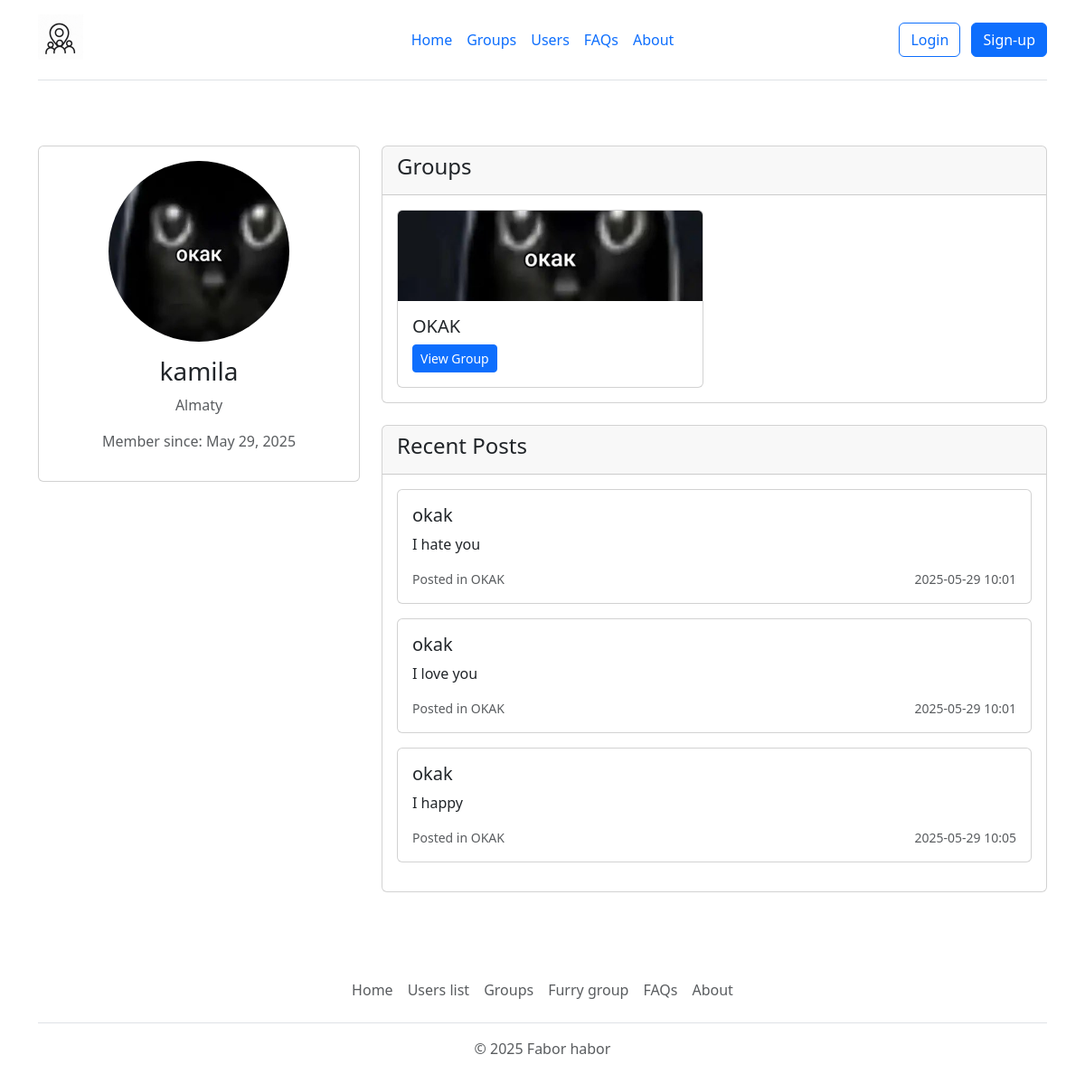
Page /user/1 on the committed database.
### app.py (models this page shows, shortened)
class User(db.Model):
    id = db.Column(db.Integer, primary_key=True)
    username = db.Column(db.String(20), unique=True, nullable=False)
    email = db.Column(db.String(256), unique=True, nullable=False)
    location = db.Column(db.String(20))
    image_profile = db.Column(db.String(20), nullable=False, default='default.jpg')
    password = db.Column(db.String(60), nullable=False)
    date_created = db.Column(db.DateTime, nullable=False, default=datetime.utcnow)
    posts = db.relationship('Post', backref='author', lazy=True)
    groups_admin = db.relationship('Group', backref='admin', lazy=True)

class Group(db.Model):
    id = db.Column(db.Integer, primary_key=True)
    name = db.Column(db.String(100), nullable=False)
    description = db.Column(db.Text)
    admin_id = db.Column(db.Integer, db.ForeignKey('user.id'), nullable=False)
    image = db.Column(db.String(20), nullable=False, default='default.jpg')
    date_created = db.Column(db.DateTime, nullable=False, default=datetime.utcnow)
    posts = db.relationship('Post', backref='group', lazy=True)
    members = db.relationship('User', secondary=group_members, backref=db.backref('groups', lazy='dynamic'))

class Post(db.Model):
    id = db.Column(db.Integer, primary_key=True)
    title = db.Column(db.String(100), nullable=False)
    date_posted = db.Column(db.DateTime, nullable=False, default=datetime.utcnow)
    content = db.Column(db.Text, nullable=False)
    user_id = db.Column(db.Integer, db.ForeignKey('user.id'), nullable=False)
    group_id = db.Column(db.Integer, db.ForeignKey('group.id'), nullable=False)
    image = db.Column(db.String(20), nullable=False, default='default.jpg')
    sentimental = db.Column(db.String(100), default="neutral")

### app.py (the view)
@app.route('/user/<int:user_id>')
def user_page(user_id):
    profile_user = User.query.get_or_404(user_id)
    return render_template('userpage.html', profile_user=profile_user)

### templates/userpage.html (shortened to what this page needs)
{% extends 'base.html' %}
{% block content %}
<div class="container py-5">
    <div class="row">
        <div class="col-md-4">
            <div class="card">
                <div class="card-body text-center">
                    <img src="/static/user_images/{{ profile_user.image_profile }}"
                         alt="{{ profile_user.username }}'s avatar"
                         class="rounded-circle mb-3"
                         style="width: 200px; height: 200px; object-fit: cover;">
                    <h3 class="card-title">{{ profile_user.username }}</h3>
                    <p class="text-muted">
                        {{ profile_user.location if profile_user.location else 'No location set' }}
                    </p>
                    <p class="text-muted">Member since: {{ profile_user.date_created.strftime('%B %d, %Y') }}</p>
                </div>
            </div>
        </div>
        <div class="col-md-8">
            <div class="card mb-4">
                <div class="card-header">
                    <h4>Groups</h4>
                </div>
                <div class="card-body">
                    {% if profile_user.groups.all() %}
                        <div class="row row-cols-1 row-cols-md-2 g-4">
                            {% for group in profile_user.groups.all() %}
                            <div class="col">
                                <div class="card h-100">
                                    <img src="/static/group_images/{{ group.image }}"
                                         class="card-img-top"
                                         alt="{{ group.name }}"
                                         style="height: 100px; object-fit: cover;">
                                    <div class="card-body">
                                        <h5 class="card-title">{{ group.name }}</h5>
                                        <a href="{{ url_for('group_page', group_id=group.id) }}"
                                           class="btn btn-sm btn-primary">View Group</a>
                                    </div>
                                </div>
                            </div>
                            {% endfor %}
                        </div>
                    {% else %}
                        <p class="text-muted">Not a member of any groups yet.</p>
                    {% endif %}
                </div>
            </div>
            <div class="card">
                <div class="card-header">
                    <h4>Recent Posts</h4>
                </div>
                <div class="card-body">
                    {% if profile_user.posts %}
                        {% for post in profile_user.posts %}
                        <div class="card mb-3">
                            <div class="card-body">
                                <h5 class="card-title">{{ post.title }}</h5>
                                <p class="card-text">{{ post.content }}</p>
                                <div class="d-flex justify-content-between align-items-center">
                                    <small class="text-muted">Posted in {{ post.group.name }}</small>
                                    <small class="text-muted">{{ post.date_posted.strftime('%Y-%m-%d %H:%M') }}</small>
                                </div>
                            </div>
                        </div>
                        {% endfor %}
                    {% else %}
                        <p class="text-muted">No posts yet.</p>
                    {% endif %}
                </div>
            </div>
        </div>
    </div>
</div>
{% include 'footer.html'%}
{% endblock %}

### rows in the picture
User: image_profile (picture), username "kamila", location "Almaty", date_created "May 29, 2025"
Group: image (picture), name "OKAK"
Post: title "okak", content "I hate you", group.name "OKAK", date_posted "2025-05-29 10:01"
Post: title "okak", content "I love you", group.name "OKAK", date_posted "2025-05-29 10:01"
Post: title "okak", content "I happy", group.name "OKAK", date_posted "2025-05-29 10:05"
